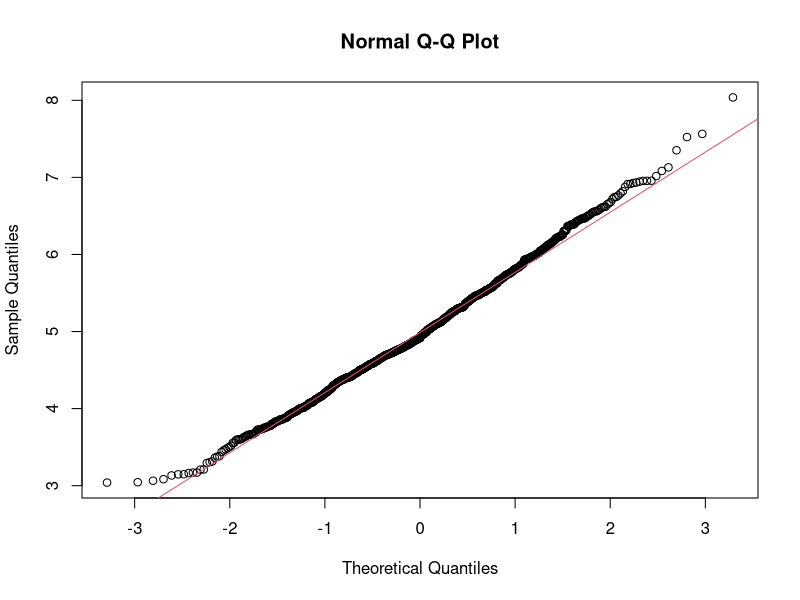
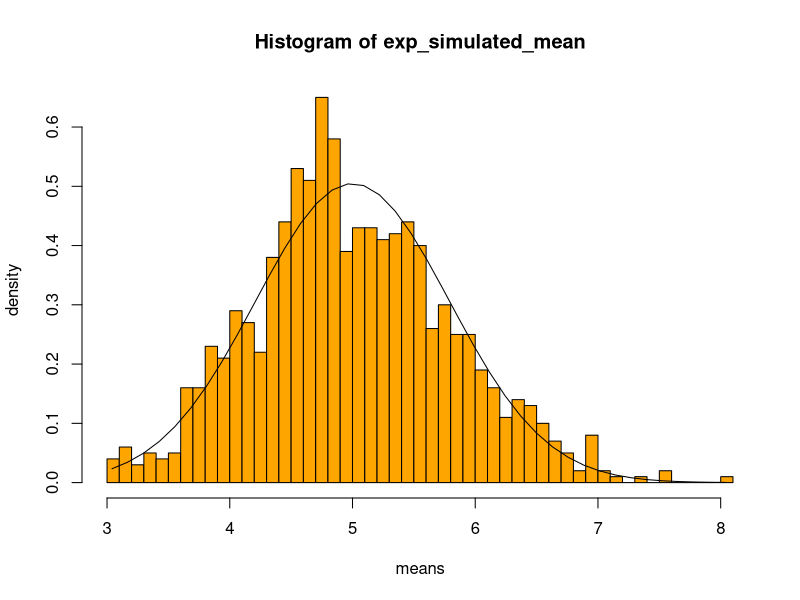

Reproduce these figures in R, in order. (Note: this script raises an error after producing the figures.)
## ---- chunk 1
knitr::opts_chunk$set(fig.width=12, fig.height=8, fig.path='figures/',warning=FALSE, message=FALSE,cache=TRUE)
## ---- chunk 2
  
  #Simulate a thousand mean of exponential distribution, with parameter lambda:0.20
  #rexp generates random deviates of Exponential Distribution, the length of the result is determined by n parameter
  set.seed(100)

  lambda <- 0.2
  nbSimulations <- 1000
  nbPoints <- 40
    
      #Generate Matrix of 1000 Simulations of 40 points
      exp_simulated <- replicate(n=nbSimulations,expr=rexp(n=40,rate=lambda))
    
      #Calculate Sample mean of Generated Data
      exp_simulated_mean <- colMeans(exp_simulated)
      simulated_mean <- mean(exp_simulated)
      print(paste("The sample of mean of the 1000 Simulations is ",simulated_mean, " compared to the theoretical mean of ", 1/lambda ))

## ---- chunk 3
  
  #Simulate a thousand mean of exponential distribution, with parameter lambda:0.20
  #rexp generates random deviates of Exponential Distribution, the length of the result is determined by n parameter

    
      #Calculate Sample Stdev of Generated Data
      simulated_Stdev <- sd(exp_simulated_mean)*sqrt(40)
      print(paste("The sample SD of the 1000 Simulations is ",simulated_Stdev, " compared to the theoretical SD of ", 1/lambda ))

## ---- chunk 4
 #Plot Theoretical Quantiles vs Sample Quantiles
  qqnorm(exp_simulated_mean);qqline(exp_simulated_mean,col=2)
 #Distribution
    #Theoretical 
      x_theo <- seq(min(exp_simulated_mean),max(exp_simulated_mean),length=nbPoints)
      y_theo <- dnorm(x_theo,mean=1/lambda,sd=(1/lambda/sqrt(nbPoints)))

#Histogram 
 hist(exp_simulated_mean,breaks=nbPoints,prob=T,col="orange",xlab = "means",ylab="density")
 lines(x_theo,y_theo)
                  
## ---- chunk 5
  #Load Data set
    data("ToothGrowth")

  #Get Information about the data Set
    ?ToothGrowth

  #Here's what we can learn from the help page: 
    #The response is the length of odontoblasts (cells responsible for tooth growth) 
    #in 60 guinea pigs. Each animal received one of three dose levels of vitamin C (0.5, 1, and 2 mg/day) by one of two delivery methods,
    #(orange juice or ascorbic acid (a form of vitamin C and coded as VC).

  #Show Type of DataSet
    str(ToothGrowth)
  #Show Sample
    head(ToothGrowth)
  #Summary 
    summary(ToothGrowth)
    
  #View the histogram of length by dose, on each delivery methods  
    ggplot(ToothGrowth,aes(x=len,fill=supp))+facet_wrap(~dose)+geom_histogram()
    
  #Performing T-test on each dose
  
## ---- chunk 6
  d_05 <- ToothGrowth[ToothGrowth$dose=="0.5",]
  t.test(data=d_05,len ~ supp,paired=FALSE,var.equal=FALSE)
  
  d_1 <- ToothGrowth[ToothGrowth$dose=="1",]
  t.test(data=d_1,len ~ supp,paired=FALSE,var.equal=FALSE)
  
  d_2 <- ToothGrowth[ToothGrowth$dose=="2",]
  t.test(data=d_2,len ~ supp,paired=FALSE,var.equal=FALSE)

## ---- chunk 7
  OJ_Min <- ToothGrowth[ToothGrowth$dose=="0.5" & ToothGrowth$supp=="OJ",]
  OJ_Med <- ToothGrowth[ToothGrowth$dose=="1" & ToothGrowth$supp=="OJ",]
  OJ_Max <- ToothGrowth[ToothGrowth$dose=="2" & ToothGrowth$supp=="OJ",]
  
  #Compare Min with Med
  t.test(OJ_Min$len,OJ_Med$len,paired=FALSE,var.equal = FALSE)
  
  #Compare Max with Med 
  t.test(OJ_Max$len,OJ_Med$len,paired=FALSE,var.equal = FALSE)
## ---- chunk 8
  VC_Min <- ToothGrowth[ToothGrowth$dose=="0.5" & ToothGrowth$supp=="VC",]
  VC_Med <- ToothGrowth[ToothGrowth$dose=="1" & ToothGrowth$supp=="VC",]
  VC_Max <- ToothGrowth[ToothGrowth$dose=="2" & ToothGrowth$supp=="VC",]
  
  #Compare Min with Med
  t.test(VC_Min$len,VC_Med$len,paired=FALSE,var.equal = FALSE)
  
  #Compare Max with Med 
  t.test(VC_Max$len,VC_Med$len,paired=FALSE,var.equal = FALSE)
